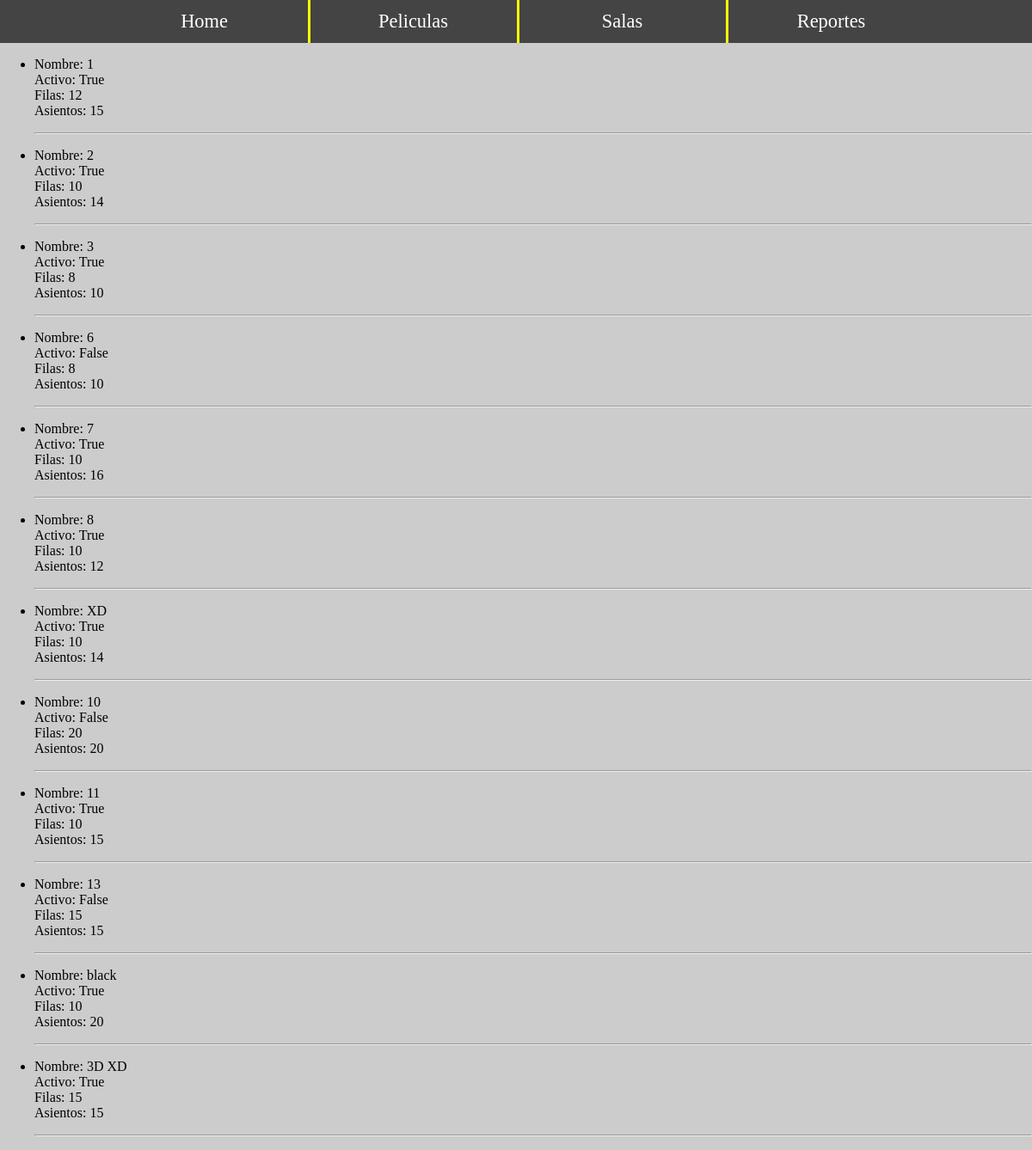
Screenshot of /salas/ with the database file from the repository.
### adminCine/models.py (models this page shows, shortened)
class Sala(models.Model):
   id_sala = models.AutoField(primary_key=True)
   nombre = models.CharField(max_length=10,blank=False,null=False)
   activo = models.BooleanField(default=False)
   filas = models.IntegerField(blank=False,null=False)
   asientos = models.IntegerField(blank=False,null=False)

### adminCine/views.py (the view)
# urls.py: path('salas/',views.listar_salas),
def listar_salas(request):
    if request.method == 'GET':
        salas = Sala.objects.all()
        return render(request,"lista_salas.html",{'salas':salas})

### adminCine/templates/lista_salas.html (shortened to what this page needs)
<!DOCTYPE html>
<html lang="en">
<head>
</head>
<body>
    {% include "nav_bar.html" %}
    <ul>
        {% for sala in salas %}
        <li>
            <p>Nombre: {{sala.nombre}} <br> Activo: {{sala.activo}} <br> Filas: {{sala.filas}} <br>
            Asientos: {{sala.asientos}}
            </p>
        </li>
        <hr>
        {% endfor %}
    </ul>
</body>
</html>

### adminCine/templates/nav_bar.html (shortened to what this page needs)
{% load static %}
<!DOCTYPE html>
<html lang="en">
<head>
	<link rel="stylesheet" href="{% static '/nav_bar.css' %}">
</head>
<body>
    <nav>
      <ul>
        <li><a href="../">Home</a></li>
        <li><a href="../peliculas">Peliculas</a></li>
        <li><a href="../salas/">Salas</a>
        </li>
        <li><a>Reportes</a>
        </li>
      </ul>
    </nav>
</body>
</html>

### adminCine/static/nav_bar.css (style rules this page uses)
body { margin: 0; padding: 0; background: #ccc; }
nav ul { list-style: none; background-color: #444; text-align: center; padding: 0; margin: 0; }
nav li { width: 20%; border-right: 3px solid yellow; height: 50px; line-height: 50px; font-size: 140%; display: inline-block; margin-right: -4px; }
nav li:last-child { border-right: none; }
nav a { text-decoration: none; color: #fff; display: block; padding-left: 15px; transition: .5s background-color; }
nav > ul > li { text-align: center; }
nav > ul > li > a { padding-left: 0; }

### rows the page displays
Sala: nombre "1", activo "True", filas "12", asientos "15"
Sala: nombre "2", activo "True", filas "10", asientos "14"
Sala: nombre "3", activo "True", filas "8", asientos "10"
Sala: nombre "6", activo "False", filas "8", asientos "10"
Sala: nombre "7", activo "True", filas "10", asientos "16"
Sala: nombre "8", activo "True", filas "10", asientos "12"
Sala: nombre "XD", activo "True", filas "10", asientos "14"
Sala: nombre "10", activo "False", filas "20", asientos "20"
Sala: nombre "11", activo "True", filas "10", asientos "15"
Sala: nombre "13", activo "False", filas "15", asientos "15"
Sala: nombre "black", activo "True", filas "10", asientos "20"
Sala: nombre "3D XD", activo "True", filas "15", asientos "15"
